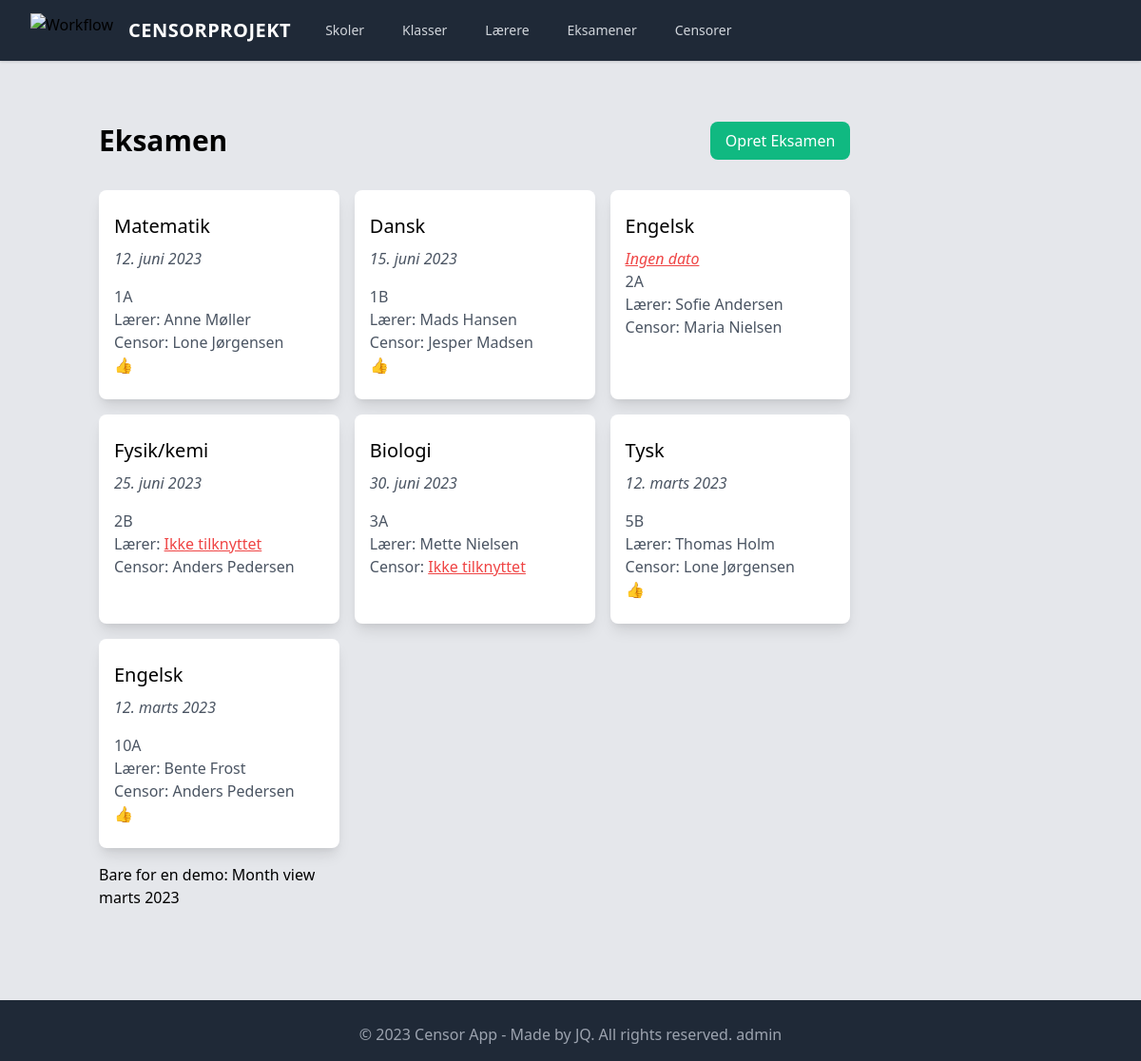
Screenshot of /eksamen/ with the database file from the repository.
### censor_app/models.py (models this page shows, shortened)
class Eksamen(models.Model):
    navn = models.CharField(max_length=200)  # fag
    dato = models.DateField(blank=True, null=True, default=timezone.now)
    skole = models.ForeignKey(
        Skole, blank=True, null=True, on_delete=models.CASCADE, related_name="eksamener"
    )
    skoleklasse = models.ForeignKey(
        Skoleklasse, blank=True, null=True, on_delete=models.CASCADE
    )
    lærer = models.ForeignKey(Lærer, on_delete=models.SET_NULL, blank=True, null=True)
    censor = models.ForeignKey(Censor, on_delete=models.SET_NULL, blank=True, null=True)
    class Meta:
        verbose_name_plural = "Eksamener"

class Skoleklasse(models.Model):
    navn = models.CharField(max_length=50)
    skole = models.ForeignKey(Skole, blank=True, null=True, on_delete=models.CASCADE)
    lærere = models.ManyToManyField(Lærer, blank=True, related_name="klasser")
    def __str__(self):
        return self.navn
    class Meta:
        verbose_name_plural = "Skoleklasser"

class Lærer(models.Model):
    navn = models.CharField(max_length=200)
    email = models.EmailField(blank=True, null=True)
    skole = models.ForeignKey(
        Skole,
        on_delete=models.CASCADE,
        related_name="personale",
        blank=True,
        null=True,
    )
    def __str__(self):
        return self.navn
    class Meta:
        verbose_name_plural = "Lærere"

class Censor(models.Model):
    navn = models.CharField(max_length=200)
    fag = models.CharField(max_length=200)
    skole = models.ForeignKey(
        Skole, blank=True, null=True, on_delete=models.CASCADE, related_name="censorer"
    )
    email = models.EmailField()
    def __str__(self):
        return self.navn
    class Meta:
        verbose_name_plural = "Censorer"

### censor_app/views.py (the view)
# urls.py: path("eksamen/", EksamenList.as_view(), name="eksamen_list"),
class EksamenList(ListView):
    model = Eksamen
    context_object_name = "eksamener"

### templates/censor_app/eksamen_list.html
{% extends 'censor_app/base.html' %} {% block content %}
<div class="flex justify-between items-center mb-8">
  <h1 class="text-3xl font-bold">Eksamen</h1>
  <a
    href="{% url 'eksamen_create' %}"
    class="bg-green-500 text-white px-4 py-2 rounded-lg"
    >Opret Eksamen</a
  >
</div>
<div class="grid gap-4 grid-cols-3 mb-40">
  {% for eksamen in eksamener %}
  <div class="bg-white shadow-lg rounded-lg px-4 py-6">
    <a href="{% url 'eksamen_detail' eksamen.pk %}">
      <h2 class="text-xl font-medium mb-2">{{ eksamen.navn }}</h2>
      {% if not eksamen.dato %}
      <p class="text-gray-600">
        <span class="underline italic text-red-500">Ingen dato</span>
      </p>
      {% else %}
      <p class="text-gray-600 mb-4 italic">
        <span>{{ eksamen.dato }}</span>
      </p>
      {% endif %}
      <p class="text-gray-600">{{ eksamen.skoleklasse }}</p>
      {% if not eksamen.lærer %}
      <p class="text-gray-600">
        <span>Lærer: </span>
        <span class="underline text-red-500">Ikke tilknyttet</span>
      </p>
      {% else %}
      <p class="text-gray-600">Lærer: {{ eksamen.lærer }}</p>
      {% endif %} {% if not eksamen.censor %}
      <p class="text-gray-600">
        <span>Censor:</span>
        <span class="underline text-red-500">Ikke tilknyttet</span>
      </p>
      {% else %}
      <p class="text-gray-600">Censor: {{ eksamen.censor }}</p>
      {% endif %}
    </a>
    {% if eksamen.lærer and eksamen.censor and eksamen.dato %}
    <span class="text-green-500">👍</span> {% endif %}
  </div>
  {% empty %}
  <p>No exams yet.</p>
  {% endfor %}
  <br />
  <div></div>
  <div>
    Bare for en demo:
    <a href="http://127.0.0.1:8000/2023/3/">Month view marts 2023</a>
  </div>
</div>
{% endblock %}

### rows the page displays
Eksamen: navn "Matematik", dato "12. juni 2023", skoleklasse "1A", lærer "Anne Møller", censor "Lone Jørgensen"
Eksamen: navn "Dansk", dato "15. juni 2023", skoleklasse "1B", lærer "Mads Hansen", censor "Jesper Madsen"
Eksamen: navn "Engelsk", shows "Ingen dato", skoleklasse "2A", lærer "Sofie Andersen", censor "Maria Nielsen"
Eksamen: navn "Fysik/kemi", dato "25. juni 2023", skoleklasse "2B", shows "Lærer:", censor "Anders Pedersen"
Eksamen: navn "Biologi", dato "30. juni 2023", skoleklasse "3A", lærer "Mette Nielsen", shows "Censor:"
Eksamen: navn "Tysk", dato "12. marts 2023", skoleklasse "5B", lærer "Thomas Holm", censor "Lone Jørgensen"
Eksamen: navn "Engelsk", dato "12. marts 2023", skoleklasse "10A", lærer "Bente Frost", censor "Anders Pedersen"
